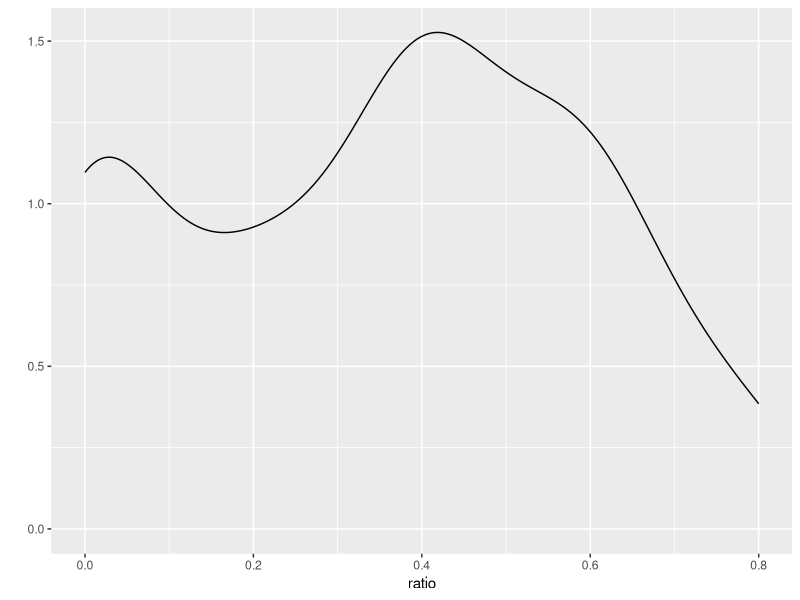

Write R code to recreate this figure.
library(ggplot2)
df <- read.csv( file = 'plots0.csv', header = FALSE)
colnames(df) <- c('v1', 'v2', 'ratio', 'steps')
qplot(ratio, data=df, geom="density") + xlab("ratio")
